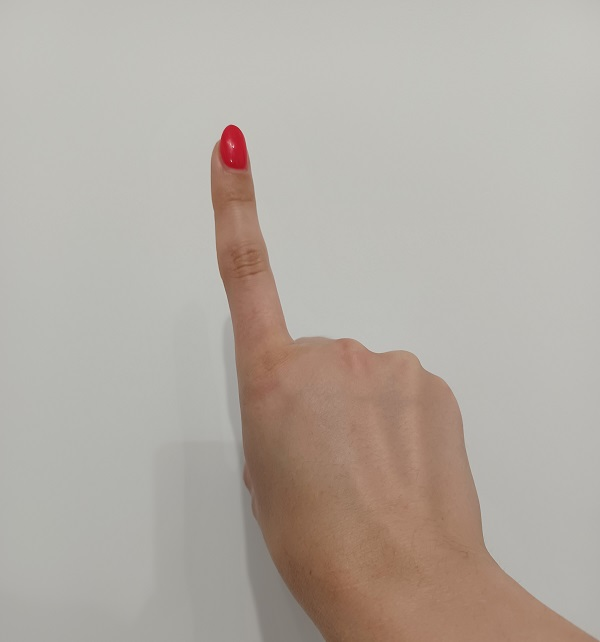
#> input picture test9.jpg, 600 x 642 px
$ python mat_plot_main.py
#> lines starting #> are read from the running program, lines starting #| are printed output that depends on the picture; after the words box and inside, x2 and y2 are one past the last pixel; in counts of white or black regions, pixels touching at a corner belong together
import numpy as np
import cv2
from statistics import mean

def in_range_img(im):
    width, height = im.shape[:2]
    new_img = np.zeros([width, height, 4])

    for i in range(width):
        for j in range(height):
            rgb = [float(im[i][j][0]), float(im[i][j][1]), float(im[i][j][2])]
            avg = float(mean(rgb)/250)
            if avg > 0.58:
                avg = 0
            else:
                avg = 1
            new_img[i][j][0] = avg
            new_img[i][j][1] = avg
            new_img[i][j][2] = avg
            new_img[i][j][3] = 1
    return new_img

def find_contour(im):
    height, width = im.shape[:2]
    new_img = np.zeros([height, width, 4])
    conts = []
    for i in range(height-1):
        for j in range(width-1):
            current = float(im[i][j][0])
            next_x = float(im[i+1][j][0])
            next_y = float(im[i][j+1][0])
            if current == (1-next_x) or current == (1-next_y):
                new_img[i][j][0] = 0
                new_img[i][j][1] = 0
                new_img[i][j][2] = 1
                new_img[i][j][3] = 1
                conts.append([i, j])
    return new_img, conts

def draw_contour(im, conts, color):
    for i in range(len(conts)):
        im = cv2.circle(im, (conts[i][1], conts[i][0]), radius=1, color=color, thickness=-1)
    return im

def left_index(points):
    minn = 0
    for i in range(1, len(points)):
        if points[i][0] < points[minn][0]:
            minn = i
        elif points[i][0] == points[minn][0]:
            if points[i][1] > points[minn][1]:
                minn = i
    return minn

def direction(x, y, z):
    result = (y[1] - x[1]) * (z[0] - y[0]) - (y[0] - x[0]) * (z[1] - y[1])
    if result == 0:
        return 0
    elif result > 0:
        return 1
    else:
        return 2

def find_convex_hull(conts):
    n = len(conts)
    l = left_index(conts)
    hull = []
    x = 0
    y = l
    while (True):
        hull.append(y)
        x = (y + 1) % n
        for i in range(n):
            if (direction(conts[y], conts[i], conts[x]) == 2):
                x = i
        y = x
        if (y == l):
            break
    return hull


def draw_hull(im, conts, indexes, color):
    height, width = im.shape[:2]
    points = []
    firstPoint = (conts[indexes[0]][1], conts[indexes[0]][0])
    for i in range(len(indexes)-1):
        start_point= (conts[indexes[i]][1], conts[indexes[i]][0])
        if(start_point[1]< height-10) :
            points.append(start_point)
        end_point=(conts[indexes[i+1]][1], conts[indexes[i+1]][0])
        im = cv2.line(im, start_point, end_point, color=color, thickness=2)
    im = cv2.line(im, firstPoint, end_point, color=color, thickness=2)
    return im, points

def getKey(item):
    return item[0]

def sort_points(points, im):
    points_result =[]
    points.sort(key=getKey)

    for i in range(len(points)-1):
        x1 = points[i][0]
        y1= points[i][1]
        x2= points[i+1][0]
        y2 = points[i+1][1]
        dist = distance(x1,y1,x2,y2)
        im = cv2.circle(im, (x1, y1), radius=3, color=(255, 255, 255), thickness=-1)
        if dist > 70 or i == len(points)-2:
            im = cv2.circle(im, (x1,y1), radius=3, color=(255,0,255), thickness=-1)
            points_result.append((x1, y1))
    points_result = sort_by_X_axis(points_result)
    return im, points_result

def sort_by_X_axis(points):
    result = []
    for i in range(len(points)-1):
        if(abs(points[i][0] - points[i+1][0])>20):
            result.append(points[i])
            if (i == len(points)-2):
                result.append(points[i+1])
    return result


def distance(x1, y1, x2, y2):
    return np.sqrt(np.power(x2 - x1, 2) + np.power(y2 - y1, 2))

def count_fingers(points, centerX, centerY):
    count = 0
    dist = []
    sum = 0
    for i in range(len(points)):
        d = distance(points[i][0], points[i][1], centerX, centerY)
        dist.append(d)
        sum +=d

    for j in range(len(dist)):
        if (dist[j]>250):
            count+=1

    return count

# Main
# Read image
im = cv2.imread("test9.jpg")
#> im is the input picture: shape (642, 600, 3); mean B, G, R 163.4, 171.4, 179.3
print('read image. now copy')
original = im.copy()
print('copied. now black and white.')

# Convert to black and white
black_and_white = in_range_img(im)
#> after the loop in in_range_img, `for i in range(width):`:
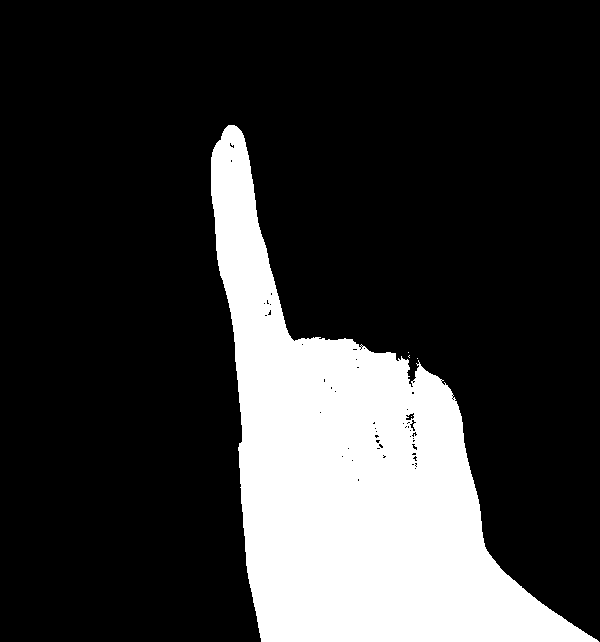
#> new_img: shape (642, 600, 4) float64; mean B, G, R, A 0.21, 0.21, 0.21, 1
print('black and white done. now show')
cv2.imshow("Black and white", black_and_white)
cv2.waitKey(0)

# Find contour
result, conts = find_contour(black_and_white)
#> after the loop in find_contour, `for i in range(height-1):`:
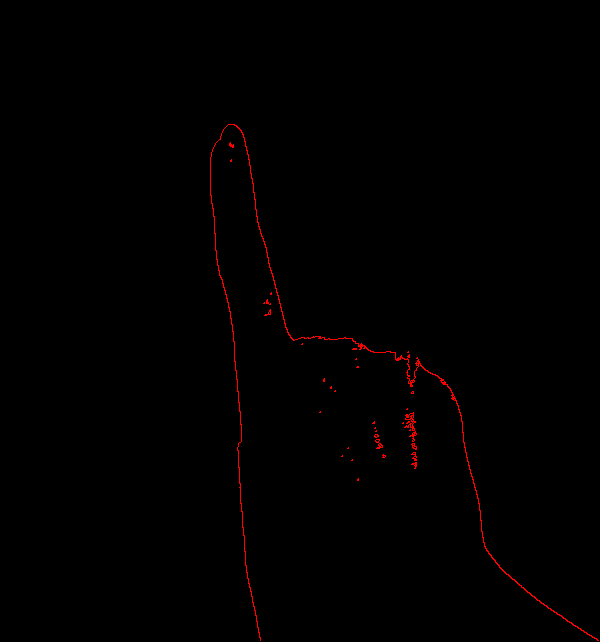
#> new_img: shape (642, 600, 4) float64; mean B, G, R, A 0, 0, 0.00521, 0.00521
#> after the loop in find_contour, `for i in range(height-1):`: conts = 2005 pairs, first value 124 to 640, second value 210 to 598
im = draw_contour(im, conts, (0, 0, 255))
#> after the loop in draw_contour, `for i in range(len(conts)):`:
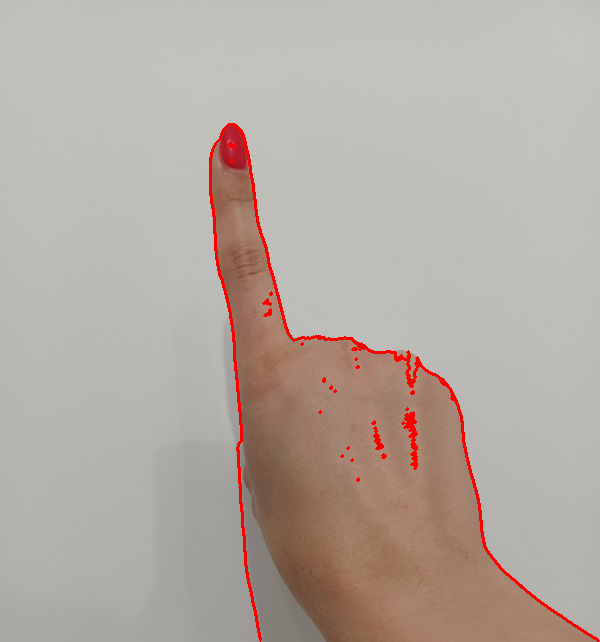
#> im: shape (642, 600, 3); mean B, G, R 161.6, 169.5, 180.5
cv2.imshow("Contour", im)
cv2.waitKey(0)

# Find convex hull
hull = find_convex_hull(conts)
#> in find_convex_hull, `n = len(conts)`: n = 2005
#> after the loop in left_index, `for i in range(1, len(points)):`: minn = 6
#> the loop in find_convex_hull, `while (True):` made 65 passes
#> y on passes 1 to 8: 0, 7, 11, 14, 17, 20, 56, 66
#> after the loop in find_convex_hull, `while (True):`: hull = 65 values, max 2004 at index 59, min 0 at index 1, mean 379.7
im, points = draw_hull(im, conts, hull, (0,255,0))
#> in draw_hull, `firstPoint = (conts[indexes[0]][1], conts[indexes[0]][0])`: firstPoint = (234, 124)
#> the loop in draw_hull, `for i in range(len(indexes)-1):` made 64 passes
#> (start_point, end_point) on passes 1 to 8: ((234, 124), (228, 124)), ((228, 124), (227, 125)), ((227, 125), (226, 126)), ((226, 126), (225, 127)), ((225, 127), (224, 128)), ((224, 128), (223, 129)), ((223, 129), (215, 143)), ((215, 143), (214, 145))
#> after the loop in draw_hull, `for i in range(len(indexes)-1):`:
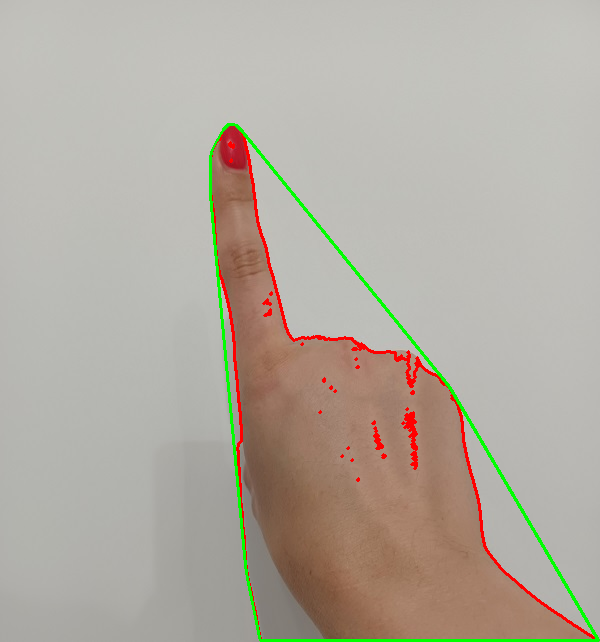
#> im: shape (642, 600, 3); mean B, G, R 160.1, 171, 178.2
#> after the loop in draw_hull, `for i in range(len(indexes)-1):`: points = 60 pairs, first value 210 to 450, second value 124 to 583
cv2.imshow("Convex hull", im)
cv2.waitKey(0)

# Sorting points and connecting them with center
im, points_result = sort_points(points,im)
#> the loop in sort_points, `for i in range(len(points)-1):` made 59 passes
#> (x1, y1, x2, y2, dist) on passes 1 to 8: (210, 157, 210, 158, 1), (210, 158, 210, 159, 1), (210, 159, 210, 160, 1), (210, 160, 210, 161, 1), (210, 161, 210, 162, 1), (210, 162, 210, 163, 1), (210, 163, 210, 164, 1), (210, 164, 210, 165, 1)
#> after the loop in sort_points, `for i in range(len(points)-1):`:
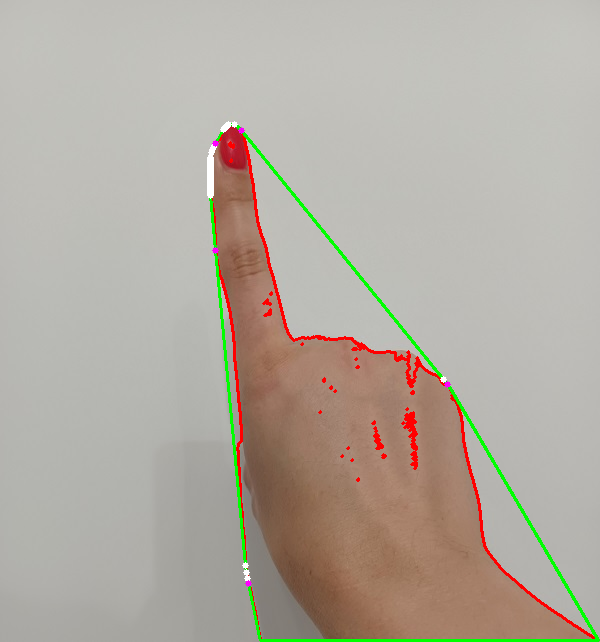
#> im: shape (642, 600, 3); mean B, G, R 160.5, 171, 178.5
#> after the loop in sort_points, `for i in range(len(points)-1):`: points_result = [(215, 143), (215, 250), (241, 130), (248, 583), (447, 384)]
#> the loop in sort_by_X_axis, `for i in range(len(points)-1):` made 4 passes
#> after the loop in sort_by_X_axis, `for i in range(len(points)-1):`: result = [(215, 250), (248, 583), (447, 384)]
#> points_result = [(215, 250), (248, 583), (447, 384)]
height, width = im.shape[:2]
centerX = int(width / 2)
centerY = height - 100
im = cv2.circle(im, (centerX, centerY), radius=3, color=(255, 0, 0), thickness=-1)
#> im: shape (642, 600, 3); 0.01% of pixels changed, all inside (x1, y1, x2, y2) = (297, 539, 304, 546)
for i in range(len(points_result)):
    im = cv2.line(im, (centerX,centerY), points_result[i], color=(255,0,0), thickness=2)
#> this loop made 3 passes
#> pass 1, `im = cv2.line(im, (centerX,centerY), points_result[i], color=(255,0,0)..`:
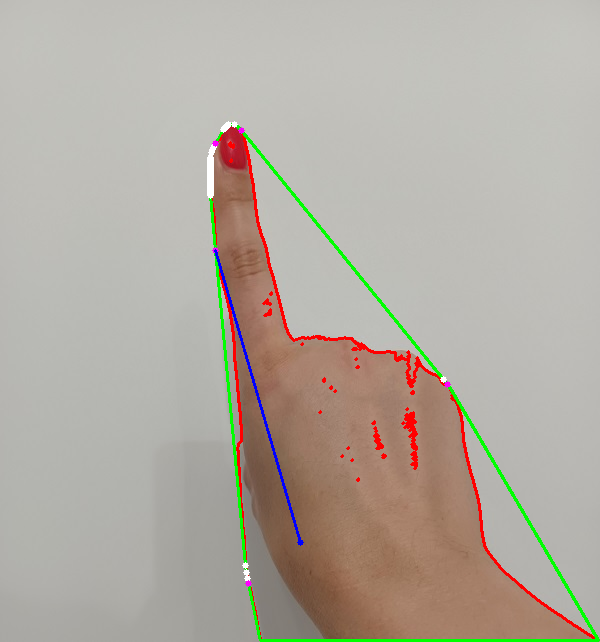
#> im: shape (642, 600, 3); mean B, G, R 160.9, 170.7, 178.2
#> pass 3, `im = cv2.line(im, (centerX,centerY), points_result[i], color=(255,0,0)..`:
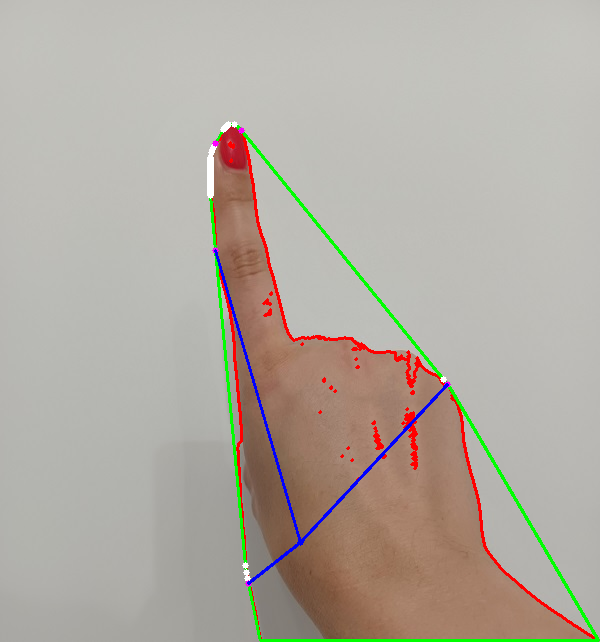
#> im: shape (642, 600, 3); mean B, G, R 161.2, 170.5, 177.8
cv2.imshow("Points added", im)
cv2.waitKey(0)

# Counting fingers
cnt = count_fingers(points_result, centerX, centerY)
#> the loop in count_fingers, `for i in range(len(points)):` made 3 passes
#> (d, sum) on passes 1 to 3: (304.1, 304.1), (66.22, 370.3), (215.8, 586.1)
#> after the loop in count_fingers, `for i in range(len(points)):`: dist = [304.1, 66.22, 215.8]; sum = 586.1
#> the loop in count_fingers, `for j in range(len(dist)):` made 3 passes
#> count on pass 1: 1
#> after the loop in count_fingers, `for j in range(len(dist)):`: count = 1
#> cnt = 1
cv2.putText(original, str(cnt), (0, 50), cv2.FONT_HERSHEY_SIMPLEX, 1, (255, 0, 0), 2, cv2.LINE_AA)
#> original: shape (642, 600, 3); 0.04% of pixels changed, all inside (x1, y1, x2, y2) = (4, 28, 14, 53)
cv2.imshow("Fingers counted", original)
cv2.waitKey(0)

$ run again, with test1.jpg copied over test9.jpg
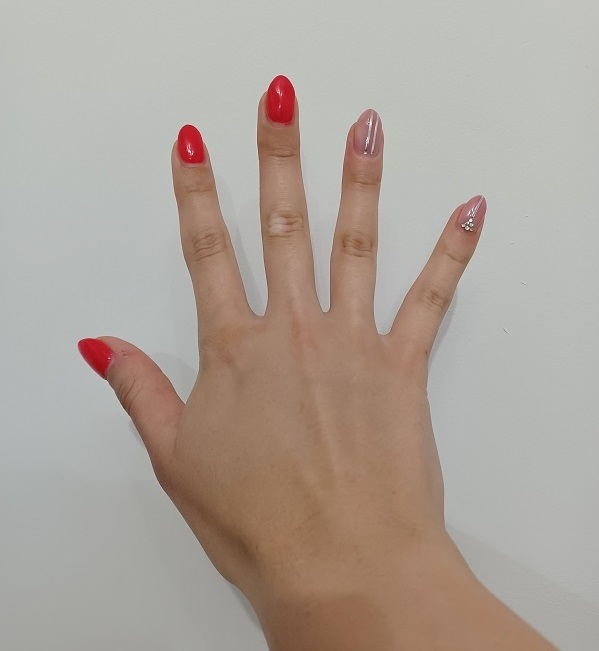
#> input picture test1.jpg, 599 x 651 px
#> im is the input picture: shape (651, 599, 3); mean B, G, R 153.6, 162.5, 173.4
#> after the loop in find_contour, `for i in range(height-1):`:
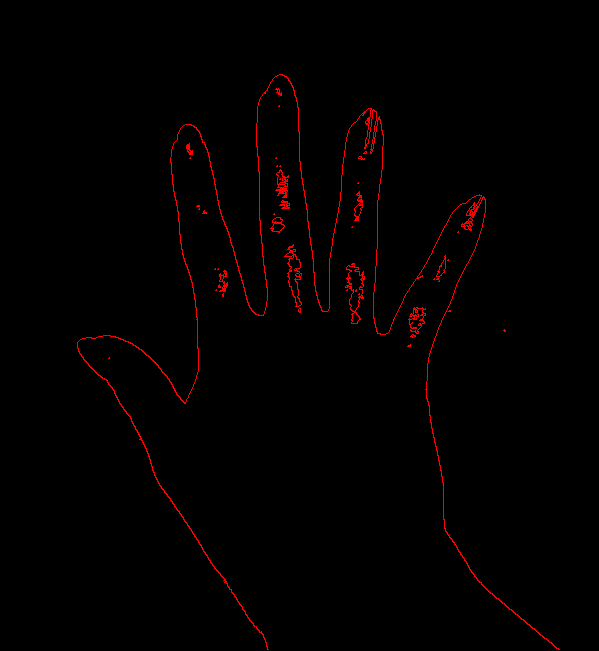
#> new_img: shape (651, 599, 4) float64; mean B, G, R, A 0, 0, 0.0121, 0.0121
#> after the loop in find_contour, `for i in range(height-1):`: conts = 4731 pairs, first value 74 to 649, second value 77 to 559
#> n = 4731
#> after the loop in left_index, `for i in range(1, len(points)):`: minn = 3
#> the loop in find_convex_hull, `while (True):` made 31 passes
#> y on passes 1 to 8: 0, 4, 9, 277, 290, 301, 313, 334
#> after the loop in find_convex_hull, `while (True):`: hull = 31 values, max 4730 at index 24, min 0 at index 1, mean 1993.8
#> firstPoint = (282, 74)
#> the loop in draw_hull, `for i in range(len(indexes)-1):` made 30 passes
#> (start_point, end_point) on passes 1 to 8: ((282, 74), (279, 74)), ((279, 74), (277, 75)), ((277, 75), (275, 76)), ((275, 76), (183, 125)), ((183, 125), (182, 126)), ((182, 126), (181, 127)), ((181, 127), (180, 128)), ((180, 128), (179, 130))
#> after the loop in draw_hull, `for i in range(len(indexes)-1):`: points = 26 pairs, first value 77 to 485, second value 74 to 485
#> the loop in sort_points, `for i in range(len(points)-1):` made 25 passes
#> (x1, y1, x2, y2, dist) on passes 1 to 8: (77, 342, 77, 343, 1), (77, 343, 77, 344, 1), (77, 344, 77, 345, 1), (77, 345, 77, 346, 1), (77, 346, 77, 347, 1), (77, 347, 77, 348, 1), (77, 348, 78, 351, 3.16), (78, 351, 79, 353, 2.24)
#> after the loop in sort_points, `for i in range(len(points)-1):`: points_result = [(79, 353), (159, 485), (183, 125), (282, 74), (376, 111), (484, 197)]
#> the loop in sort_by_X_axis, `for i in range(len(points)-1):` made 5 passes
#> after the loop in sort_by_X_axis, `for i in range(len(points)-1):`: result has the same summary as points_result in sort_points
#> the loop `for i in range(len(points_result)):` made 6 passes
#> the loop in count_fingers, `for i in range(len(points)):` made 6 passes
#> (d, sum) on passes 1 to 6: (296, 296), (154.8, 450.8), (441.5, 892.3), (477.3, 1369.6), (446.7, 1816.3), (399.4, 2215.7)
#> after the loop in count_fingers, `for i in range(len(points)):`: dist = [296, 154.8, 441.5, 477.3, 446.7, 399.4]; sum = 2215.7
#> the loop in count_fingers, `for j in range(len(dist)):` made 6 passes
#> after the loop in count_fingers, `for j in range(len(dist)):`: count = 5
#> `cv2.putText(original, str(cnt), (0, 50), cv2.FONT_HERSHEY_SIMPLEX, 1, ..`:
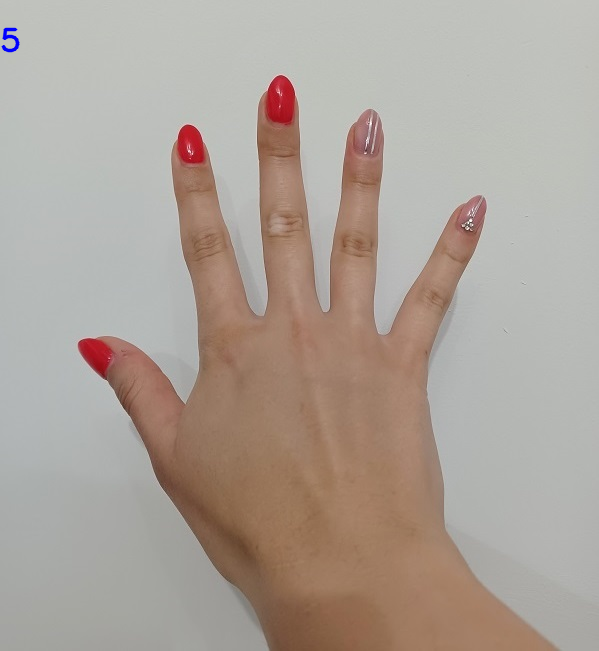
#> original: shape (651, 599, 3); 0.07% of pixels changed, all inside (x1, y1, x2, y2) = (1, 27, 20, 53)
